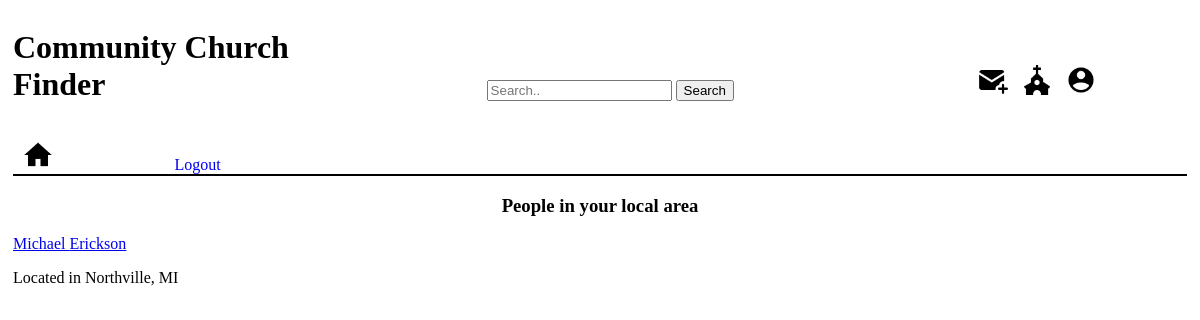
Page /local_people on the earlier database version.
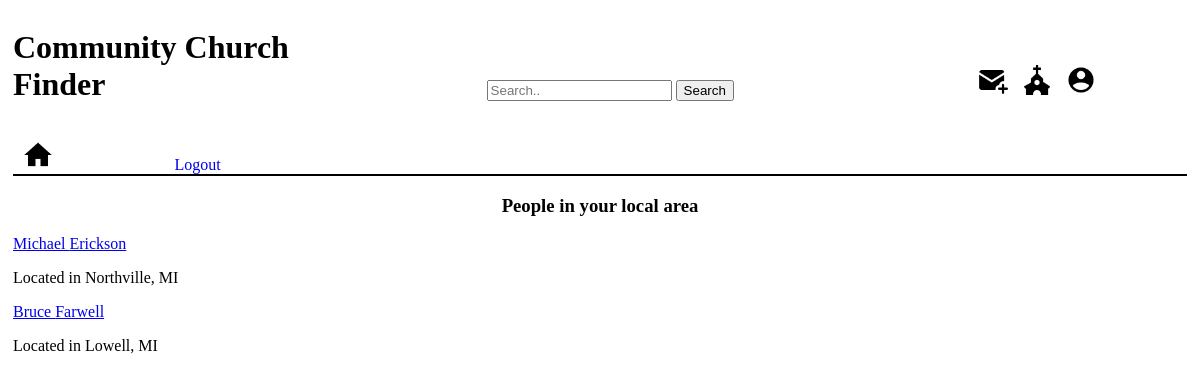
Same page on the later database version.
### church_app/models.py (models this page shows)
class User(models.Model):
    first_name=models.CharField(max_length=255)
    last_name=models.CharField(max_length=255)
    email=models.CharField(max_length=255)
    password=models.CharField(max_length=255)
    age=models.CharField(max_length=20)
    user_address=models.CharField(max_length=255)
    user_city=models.CharField(max_length=255)
    user_state=models.CharField(max_length=2)
    user_email=models.CharField(max_length=255)
    user_facebook=models.CharField(max_length=255)
    user_instagram=models.CharField(max_length=255)
    adults=models.CharField(max_length=255)
    teens=models.CharField(max_length=255)
    kids=models.CharField(max_length=255)
    user_phone=models.CharField(max_length=255)
    denomination=models.CharField(max_length=255)
    church_size=models.CharField(max_length=255)
    student_programs=models.CharField(max_length=255)
    small_groups=models.CharField(max_length=255)
    user_info_other=models.TextField()
    created_at=models.DateTimeField(auto_now_add=True)
    updated_at=models.DateTimeField(auto_now=True)
    objects=UserManager()

### church_app/views.py (the view)
# urls.py: path('local_people', views.local_people),
def local_people(request):
    context={
        'local_person': User.objects.all()
    }
    return render(request, "local_people.html", context)

### church_app/templates/local_people.html (shortened to what this page needs)
{% extends "base.html" %}
    {% load static %}
    {% block content %}
    <link rel="stylesheet" href="{% static 'home_page.css' %}">
</head>
<body>
    <h3>People in your local area</h3>
    {% for user in local_person %}
    <p><a href="/user_profile/{{user.id}}">{{user.first_name}} {{user.last_name}}</a></p>
        <p>Located in {{user.user_city}}, {{user.user_state}}</p>
    {% endfor %}
    {% endblock %}

Differences in the rows shown:
added User: first_name "Bruce", last_name "Farwell", user_city "Lowell", user_state "MI"
